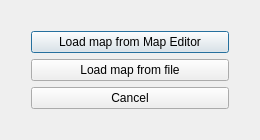
<?xml version="1.0" encoding="UTF-8"?>
<ui version="4.0">
 <class>SelectMapClass</class>
 <widget class="QDialog" name="SelectMapClass">
  <property name="geometry">
   <rect>
    <x>0</x>
    <y>0</y>
    <width>260</width>
    <height>140</height>
   </rect>
  </property>
  <property name="minimumSize">
   <size>
    <width>260</width>
    <height>140</height>
   </size>
  </property>
  <property name="maximumSize">
   <size>
    <width>260</width>
    <height>140</height>
   </size>
  </property>
  <property name="windowTitle">
   <string>SelectMap</string>
  </property>
  <property name="styleSheet">
   <string notr="true">QDialog {
	background-color: #2a2a2a;
	border: 3px solid #3b3e41;
	border-radius: 3px;
}

QPushButton#btnLoadFromMapEditor, QPushButton#btnLoadFromFile, QPushButton#btnCancel {
    background-color: #3b3e41;
    border-radius: 3px;
    border: 1px solid #757575;
    font: bold 12px;
	color: white;
    min-width: 6em;
    padding: 6px;
}

QPushButton#btnLoadFromMapEditor:hover, QPushButton#btnLoadFromFile:hover, QPushButton#btnCancel:hover {
    background-color: #85b448;
	cursor: pointer;
}

QPushButton#btnLoadFromMapEditor:pressed, QPushButton#btnLoadFromFile:pressed, QPushButton#btnCancel:pressed {
    background-color: #d86a39;
}</string>
  </property>
  <layout class="QGridLayout" name="gridLayout">
   <item row="0" column="0">
    <layout class="QVBoxLayout" name="verticalLayout">
     <property name="leftMargin">
      <number>20</number>
     </property>
     <property name="topMargin">
      <number>10</number>
     </property>
     <property name="rightMargin">
      <number>20</number>
     </property>
     <property name="bottomMargin">
      <number>10</number>
     </property>
     <item>
      <widget class="QPushButton" name="btnLoadFromMapEditor">
       <property name="cursor">
        <cursorShape>PointingHandCursor</cursorShape>
       </property>
       <property name="text">
        <string>Load map from Map Editor</string>
       </property>
      </widget>
     </item>
     <item>
      <widget class="QPushButton" name="btnLoadFromFile">
       <property name="cursor">
        <cursorShape>PointingHandCursor</cursorShape>
       </property>
       <property name="text">
        <string>Load map from file</string>
       </property>
      </widget>
     </item>
     <item>
      <widget class="QPushButton" name="btnCancel">
       <property name="cursor">
        <cursorShape>PointingHandCursor</cursorShape>
       </property>
       <property name="text">
        <string>Cancel</string>
       </property>
      </widget>
     </item>
    </layout>
   </item>
  </layout>
 </widget>
 <layoutdefault spacing="6" margin="11"/>
 <resources/>
 <connections/>
</ui>
